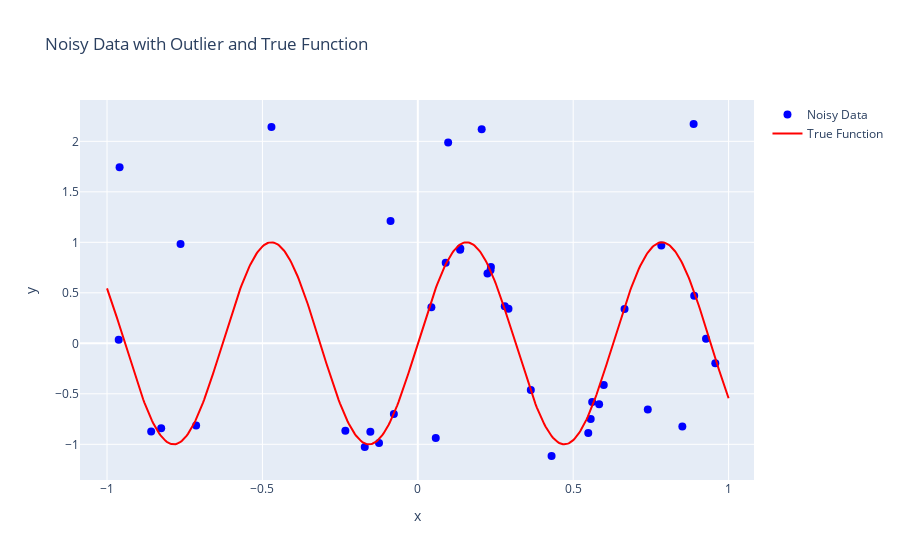

Write notebook code for a chart like this one.
### Code cell
import numpy as np
import plotly.graph_objects as go

# Set the random seed and parameters
np.random.seed(0)
NUM_INIT_POINTS = 40
NOISE_LEVEL = 0.1
OUTLIER_NUM = 10

# Define the known function and generate data
f = lambda x: np.sin(10 * x)
X = np.random.uniform(-1., 1., NUM_INIT_POINTS)
y = f(X) + np.random.normal(0., NOISE_LEVEL, NUM_INIT_POINTS)
outlier_idx = np.random.choice(NUM_INIT_POINTS, 10)
for idx in outlier_idx:
    outlier_weight = 1 + np.random.rand(1)
    if idx % 2 == 0:
        y[idx] += outlier_weight
    else:
        y[idx] -= outlier_weight

# Create the plot with Plotly
fig = go.Figure()

# Add noisy data points
fig.add_trace(go.Scatter(x=X, y=y, mode='markers', name='Noisy Data',
                         marker=dict(size=8, color='blue')))

# Plot the true function without noise
X_line = np.linspace(-1, 1, 500)
y_line = f(X_line)
fig.add_trace(go.Scatter(x=X_line, y=y_line, mode='lines', name='True Function',
                         line=dict(color='red')))

# Update the layout
fig.update_layout(
    title='Noisy Data with Outlier and True Function',
    xaxis_title='x',
    yaxis_title='y',
    showlegend=True
)

# Show the plot
fig.show()

### Figure 1 — Plotly figure (JSON) as saved in the notebook; plotly's stock layout.template omitted (floating-point values rounded to 4 significant figures; data arrays with more than 128 entries replaced by an {"elided": "..."} marker saying what was removed)
{"data": [{"marker": {"color": "blue", "size": 8}, "mode": "markers", "name": "Noisy Data", "type": "scatter", "x": [0.09763, 0.4304, 0.2055, 0.08977, -0.1527, 0.2918, -0.1248, 0.7835, 0.9273, -0.2331, 0.5835, 0.05779, 0.1361, 0.8512, -0.8579, -0.8257, -0.9596, 0.6652, 0.5563, 0.74, 0.9572, 0.5983, -0.07704, 0.5611, -0.7635, 0.2798, -0.7133, 0.8893, 0.0437, -0.1707, -0.4709, 0.5485, -0.0877, 0.1369, -0.9624, 0.2353, 0.2242, 0.2339, 0.8875, 0.3636], "y": [1.988, -1.116, 2.12, 0.7975, -0.876, 0.3421, -0.9872, 0.9696, 0.04609, -0.8666, -0.6044, -0.9365, 0.9271, -0.8248, -0.8736, -0.842, 1.744, 0.3396, -0.749, -0.6545, -0.1981, -0.4136, -0.6992, -0.5802, 0.9834, 0.3667, -0.8145, 0.4705, 0.3559, -1.027, 2.142, -0.8889, 1.211, 0.9395, 0.03509, 0.7558, 0.6924, 0.7246, 2.172, -0.462]}, {"line": {"color": "red"}, "mode": "lines", "name": "True Function", "type": "scatter", "x": {"elided": "500 float values"}, "y": {"elided": "500 float values"}}], "layout": {"showlegend": true, "title": {"text": "Noisy Data with Outlier and True Function"}, "xaxis": {"title": {"text": "x"}}, "yaxis": {"title": {"text": "y"}}}}
